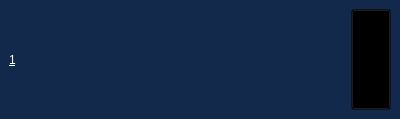
<?xml version="1.0" encoding="UTF-8"?>
<ui version="4.0">
 <class>root</class>
 <widget class="QStackedWidget" name="root">
  <property name="geometry">
   <rect>
    <x>0</x>
    <y>0</y>
    <width>400</width>
    <height>119</height>
   </rect>
  </property>
  <property name="sizePolicy">
   <sizepolicy hsizetype="Preferred" vsizetype="Fixed">
    <horstretch>0</horstretch>
    <verstretch>0</verstretch>
   </sizepolicy>
  </property>
  <property name="palette">
   <palette>
    <active>
     <colorrole role="WindowText">
      <brush brushstyle="SolidPattern">
       <color alpha="255">
        <red>255</red>
        <green>255</green>
        <blue>255</blue>
       </color>
      </brush>
     </colorrole>
     <colorrole role="Button">
      <brush brushstyle="SolidPattern">
       <color alpha="255">
        <red>19</red>
        <green>41</green>
        <blue>75</blue>
       </color>
      </brush>
     </colorrole>
     <colorrole role="Light">
      <brush brushstyle="SolidPattern">
       <color alpha="255">
        <red>177</red>
        <green>177</green>
        <blue>177</blue>
       </color>
      </brush>
     </colorrole>
     <colorrole role="Midlight">
      <brush brushstyle="SolidPattern">
       <color alpha="255">
        <red>147</red>
        <green>147</green>
        <blue>147</blue>
       </color>
      </brush>
     </colorrole>
     <colorrole role="Dark">
      <brush brushstyle="SolidPattern">
       <color alpha="255">
        <red>59</red>
        <green>59</green>
        <blue>59</blue>
       </color>
      </brush>
     </colorrole>
     <colorrole role="Mid">
      <brush brushstyle="SolidPattern">
       <color alpha="255">
        <red>78</red>
        <green>78</green>
        <blue>78</blue>
       </color>
      </brush>
     </colorrole>
     <colorrole role="Text">
      <brush brushstyle="SolidPattern">
       <color alpha="255">
        <red>255</red>
        <green>255</green>
        <blue>255</blue>
       </color>
      </brush>
     </colorrole>
     <colorrole role="BrightText">
      <brush brushstyle="SolidPattern">
       <color alpha="255">
        <red>255</red>
        <green>255</green>
        <blue>255</blue>
       </color>
      </brush>
     </colorrole>
     <colorrole role="ButtonText">
      <brush brushstyle="SolidPattern">
       <color alpha="255">
        <red>255</red>
        <green>255</green>
        <blue>255</blue>
       </color>
      </brush>
     </colorrole>
     <colorrole role="Base">
      <brush brushstyle="SolidPattern">
       <color alpha="255">
        <red>19</red>
        <green>41</green>
        <blue>75</blue>
       </color>
      </brush>
     </colorrole>
     <colorrole role="Window">
      <brush brushstyle="SolidPattern">
       <color alpha="255">
        <red>19</red>
        <green>41</green>
        <blue>75</blue>
       </color>
      </brush>
     </colorrole>
     <colorrole role="Shadow">
      <brush brushstyle="SolidPattern">
       <color alpha="255">
        <red>0</red>
        <green>0</green>
        <blue>0</blue>
       </color>
      </brush>
     </colorrole>
     <colorrole role="AlternateBase">
      <brush brushstyle="SolidPattern">
       <color alpha="255">
        <red>59</red>
        <green>59</green>
        <blue>59</blue>
       </color>
      </brush>
     </colorrole>
     <colorrole role="ToolTipBase">
      <brush brushstyle="SolidPattern">
       <color alpha="255">
        <red>255</red>
        <green>255</green>
        <blue>220</blue>
       </color>
      </brush>
     </colorrole>
     <colorrole role="ToolTipText">
      <brush brushstyle="SolidPattern">
       <color alpha="255">
        <red>0</red>
        <green>0</green>
        <blue>0</blue>
       </color>
      </brush>
     </colorrole>
    </active>
    <inactive>
     <colorrole role="WindowText">
      <brush brushstyle="SolidPattern">
       <color alpha="255">
        <red>255</red>
        <green>255</green>
        <blue>255</blue>
       </color>
      </brush>
     </colorrole>
     <colorrole role="Button">
      <brush brushstyle="SolidPattern">
       <color alpha="255">
        <red>19</red>
        <green>41</green>
        <blue>75</blue>
       </color>
      </brush>
     </colorrole>
     <colorrole role="Light">
      <brush brushstyle="SolidPattern">
       <color alpha="255">
        <red>177</red>
        <green>177</green>
        <blue>177</blue>
       </color>
      </brush>
     </colorrole>
     <colorrole role="Midlight">
      <brush brushstyle="SolidPattern">
       <color alpha="255">
        <red>147</red>
        <green>147</green>
        <blue>147</blue>
       </color>
      </brush>
     </colorrole>
     <colorrole role="Dark">
      <brush brushstyle="SolidPattern">
       <color alpha="255">
        <red>59</red>
        <green>59</green>
        <blue>59</blue>
       </color>
      </brush>
     </colorrole>
     <colorrole role="Mid">
      <brush brushstyle="SolidPattern">
       <color alpha="255">
        <red>78</red>
        <green>78</green>
        <blue>78</blue>
       </color>
      </brush>
     </colorrole>
     <colorrole role="Text">
      <brush brushstyle="SolidPattern">
       <color alpha="255">
        <red>255</red>
        <green>255</green>
        <blue>255</blue>
       </color>
      </brush>
     </colorrole>
     <colorrole role="BrightText">
      <brush brushstyle="SolidPattern">
       <color alpha="255">
        <red>255</red>
        <green>255</green>
        <blue>255</blue>
       </color>
      </brush>
     </colorrole>
     <colorrole role="ButtonText">
      <brush brushstyle="SolidPattern">
       <color alpha="255">
        <red>255</red>
        <green>255</green>
        <blue>255</blue>
       </color>
      </brush>
     </colorrole>
     <colorrole role="Base">
      <brush brushstyle="SolidPattern">
       <color alpha="255">
        <red>19</red>
        <green>41</green>
        <blue>75</blue>
       </color>
      </brush>
     </colorrole>
     <colorrole role="Window">
      <brush brushstyle="SolidPattern">
       <color alpha="255">
        <red>19</red>
        <green>41</green>
        <blue>75</blue>
       </color>
      </brush>
     </colorrole>
     <colorrole role="Shadow">
      <brush brushstyle="SolidPattern">
       <color alpha="255">
        <red>0</red>
        <green>0</green>
        <blue>0</blue>
       </color>
      </brush>
     </colorrole>
     <colorrole role="AlternateBase">
      <brush brushstyle="SolidPattern">
       <color alpha="255">
        <red>59</red>
        <green>59</green>
        <blue>59</blue>
       </color>
      </brush>
     </colorrole>
     <colorrole role="ToolTipBase">
      <brush brushstyle="SolidPattern">
       <color alpha="255">
        <red>255</red>
        <green>255</green>
        <blue>220</blue>
       </color>
      </brush>
     </colorrole>
     <colorrole role="ToolTipText">
      <brush brushstyle="SolidPattern">
       <color alpha="255">
        <red>0</red>
        <green>0</green>
        <blue>0</blue>
       </color>
      </brush>
     </colorrole>
    </inactive>
    <disabled>
     <colorrole role="WindowText">
      <brush brushstyle="SolidPattern">
       <color alpha="255">
        <red>59</red>
        <green>59</green>
        <blue>59</blue>
       </color>
      </brush>
     </colorrole>
     <colorrole role="Button">
      <brush brushstyle="SolidPattern">
       <color alpha="255">
        <red>19</red>
        <green>41</green>
        <blue>75</blue>
       </color>
      </brush>
     </colorrole>
     <colorrole role="Light">
      <brush brushstyle="SolidPattern">
       <color alpha="255">
        <red>177</red>
        <green>177</green>
        <blue>177</blue>
       </color>
      </brush>
     </colorrole>
     <colorrole role="Midlight">
      <brush brushstyle="SolidPattern">
       <color alpha="255">
        <red>147</red>
        <green>147</green>
        <blue>147</blue>
       </color>
      </brush>
     </colorrole>
     <colorrole role="Dark">
      <brush brushstyle="SolidPattern">
       <color alpha="255">
        <red>59</red>
        <green>59</green>
        <blue>59</blue>
       </color>
      </brush>
     </colorrole>
     <colorrole role="Mid">
      <brush brushstyle="SolidPattern">
       <color alpha="255">
        <red>78</red>
        <green>78</green>
        <blue>78</blue>
       </color>
      </brush>
     </colorrole>
     <colorrole role="Text">
      <brush brushstyle="SolidPattern">
       <color alpha="255">
        <red>59</red>
        <green>59</green>
        <blue>59</blue>
       </color>
      </brush>
     </colorrole>
     <colorrole role="BrightText">
      <brush brushstyle="SolidPattern">
       <color alpha="255">
        <red>255</red>
        <green>255</green>
        <blue>255</blue>
       </color>
      </brush>
     </colorrole>
     <colorrole role="ButtonText">
      <brush brushstyle="SolidPattern">
       <color alpha="255">
        <red>59</red>
        <green>59</green>
        <blue>59</blue>
       </color>
      </brush>
     </colorrole>
     <colorrole role="Base">
      <brush brushstyle="SolidPattern">
       <color alpha="255">
        <red>19</red>
        <green>41</green>
        <blue>75</blue>
       </color>
      </brush>
     </colorrole>
     <colorrole role="Window">
      <brush brushstyle="SolidPattern">
       <color alpha="255">
        <red>19</red>
        <green>41</green>
        <blue>75</blue>
       </color>
      </brush>
     </colorrole>
     <colorrole role="Shadow">
      <brush brushstyle="SolidPattern">
       <color alpha="255">
        <red>0</red>
        <green>0</green>
        <blue>0</blue>
       </color>
      </brush>
     </colorrole>
     <colorrole role="AlternateBase">
      <brush brushstyle="SolidPattern">
       <color alpha="255">
        <red>118</red>
        <green>118</green>
        <blue>118</blue>
       </color>
      </brush>
     </colorrole>
     <colorrole role="ToolTipBase">
      <brush brushstyle="SolidPattern">
       <color alpha="255">
        <red>255</red>
        <green>255</green>
        <blue>220</blue>
       </color>
      </brush>
     </colorrole>
     <colorrole role="ToolTipText">
      <brush brushstyle="SolidPattern">
       <color alpha="255">
        <red>0</red>
        <green>0</green>
        <blue>0</blue>
       </color>
      </brush>
     </colorrole>
    </disabled>
   </palette>
  </property>
  <property name="windowTitle">
   <string>StackedWidget</string>
  </property>
  <property name="autoFillBackground">
   <bool>false</bool>
  </property>
  <property name="styleSheet">
   <string notr="true">#root, #StackedWidget, #display_mode_view, #add_mode_view, #extension_view{
	background-color: #13294B;

}


#speaker_name_label,#speaker_number_label{
	color:white;
	font: 24pt &quot;Arial Black&quot;;
	text-decoration: underline;

}

#confirm_speaker_button, #add_speaker_button,#cancel_speaker_button{
		background-color: transparent;	
}

#add_speaker_combo_box{
	color:white;
	background-color: #767676;
	font: 87 14pt &quot;Arial Black&quot;;	
}
</string>
  </property>
  <property name="lineWidth">
   <number>0</number>
  </property>
  <property name="currentIndex">
   <number>0</number>
  </property>
  <widget class="QWidget" name="display_mode_view">
   <layout class="QHBoxLayout" name="horizontalLayout">
    <item>
     <widget class="QLabel" name="speaker_number_label">
      <property name="styleSheet">
       <string notr="true">background-color:#13294B</string>
      </property>
      <property name="text">
       <string>1</string>
      </property>
     </widget>
    </item>
    <item>
     <widget class="QLabel" name="speaker_name_label">
      <property name="sizePolicy">
       <sizepolicy hsizetype="Expanding" vsizetype="Expanding">
        <horstretch>5</horstretch>
        <verstretch>0</verstretch>
       </sizepolicy>
      </property>
      <property name="font">
       <font>
        <family>Arial Black</family>
        <pointsize>24</pointsize>
        <weight>50</weight>
        <italic>false</italic>
        <bold>false</bold>
        <underline>true</underline>
       </font>
      </property>
      <property name="styleSheet">
       <string notr="true">background-color: #13294B</string>
      </property>
      <property name="text">
       <string/>
      </property>
      <property name="alignment">
       <set>Qt::AlignCenter</set>
      </property>
      <property name="wordWrap">
       <bool>true</bool>
      </property>
     </widget>
    </item>
    <item>
     <widget class="QPushButton" name="add_speaker_button">
      <property name="sizePolicy">
       <sizepolicy hsizetype="Minimum" vsizetype="Expanding">
        <horstretch>0</horstretch>
        <verstretch>0</verstretch>
       </sizepolicy>
      </property>
      <property name="text">
       <string/>
      </property>
      <property name="icon">
       <iconset resource="res.qrc">
        <normaloff>:/img/resources/add.png</normaloff>:/img/resources/add.png</iconset>
      </property>
      <property name="iconSize">
       <size>
        <width>32</width>
        <height>32</height>
       </size>
      </property>
     </widget>
    </item>
   </layout>
  </widget>
  <widget class="QWidget" name="add_mode_view">
   <layout class="QHBoxLayout" name="horizontalLayout_2" stretch="8,0,1">
    <item>
     <widget class="QComboBox" name="add_speaker_combo_box">
      <property name="contextMenuPolicy">
       <enum>Qt::ActionsContextMenu</enum>
      </property>
      <property name="autoFillBackground">
       <bool>false</bool>
      </property>
      <property name="styleSheet">
       <string notr="true">background-color: #767676 ; color:white</string>
      </property>
      <property name="insertPolicy">
       <enum>QComboBox::InsertAtBottom</enum>
      </property>
      <property name="duplicatesEnabled">
       <bool>false</bool>
      </property>
      <property name="frame">
       <bool>false</bool>
      </property>
     </widget>
    </item>
    <item>
     <widget class="QPushButton" name="cancel_speaker_button">
      <property name="sizePolicy">
       <sizepolicy hsizetype="Minimum" vsizetype="Expanding">
        <horstretch>0</horstretch>
        <verstretch>0</verstretch>
       </sizepolicy>
      </property>
      <property name="text">
       <string/>
      </property>
      <property name="icon">
       <iconset resource="res.qrc">
        <normaloff>:/img/resources/cancel_icon.png</normaloff>:/img/resources/cancel_icon.png</iconset>
      </property>
      <property name="iconSize">
       <size>
        <width>32</width>
        <height>32</height>
       </size>
      </property>
     </widget>
    </item>
    <item>
     <widget class="QPushButton" name="confirm_speaker_button">
      <property name="sizePolicy">
       <sizepolicy hsizetype="Minimum" vsizetype="Expanding">
        <horstretch>0</horstretch>
        <verstretch>0</verstretch>
       </sizepolicy>
      </property>
      <property name="text">
       <string/>
      </property>
      <property name="icon">
       <iconset resource="res.qrc">
        <normaloff>:/img/resources/check_icon.png</normaloff>:/img/resources/check_icon.png</iconset>
      </property>
      <property name="iconSize">
       <size>
        <width>32</width>
        <height>32</height>
       </size>
      </property>
     </widget>
    </item>
   </layout>
  </widget>
  <widget class="QWidget" name="extension_view">
   <layout class="QVBoxLayout" name="verticalLayout">
    <item>
     <widget class="QLabel" name="label">
      <property name="font">
       <font>
        <family>Arial Black</family>
        <pointsize>24</pointsize>
        <underline>true</underline>
       </font>
      </property>
      <property name="styleSheet">
       <string notr="true">color:white</string>
      </property>
      <property name="text">
       <string>Extension</string>
      </property>
      <property name="alignment">
       <set>Qt::AlignCenter</set>
      </property>
     </widget>
    </item>
   </layout>
  </widget>
 </widget>
 <resources>
  <include location="res.qrc"/>
 </resources>
 <connections/>
</ui>
